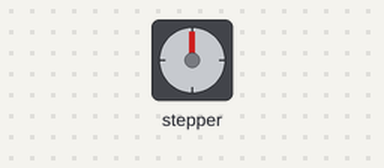
Bench run of a sketch on a simulated Arduino Uno, built with avr-gcc and run on an emulated ATmega328P. Parts: stepper motor. Wiring (inferred from the names in the program): stepper motor driver (200 steps per turn assumed): step pin 3; direction pin 2.

Above: at 0.05 s.
At 0.75 s:
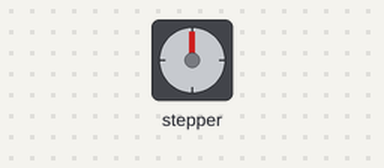
At 1.85 s:
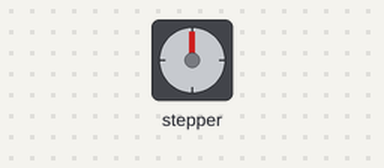
At 2.95 s:
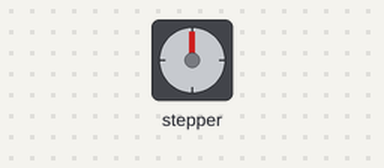
Timing chart, 0 to 6.9 s (numbered marks = the images above):
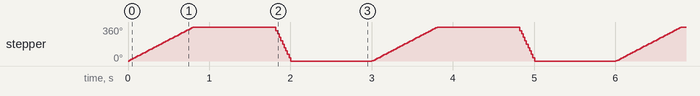

The sketch:

sketch_nov12a.ino
```cpp
// Define pin connections & motor's steps per revolution
const int dirPin = 2;
const int stepPin = 3;
const int stepsPerRevolution = 200;

void setup()
{
	// Declare pins as Outputs
	pinMode(stepPin, OUTPUT);
	pinMode(dirPin, OUTPUT);
}
void loop()
{
	// Set motor direction clockwise
	digitalWrite(dirPin, HIGH);

	// Spin motor slowly
	for(int x = 0; x < stepsPerRevolution; x++)
	{
		digitalWrite(stepPin, HIGH);
		delayMicroseconds(2000);
		digitalWrite(stepPin, LOW);
		delayMicroseconds(2000);
	}
	delay(1000); // Wait a second

	// Set motor direction counterclockwise
	digitalWrite(dirPin, LOW);

	// Spin motor quickly
	for(int x = 0; x < stepsPerRevolution; x++)
	{
		digitalWrite(stepPin, HIGH);
		delayMicroseconds(500);
		digitalWrite(stepPin, LOW);
		delayMicroseconds(500);
	}
	delay(1000); // Wait a second
}
```

Measured:
- by itself, stepper: turns 360° clockwise in 0.78 s, then 360° counter-clockwise in 0.20 s, repeating every 3.0 s
